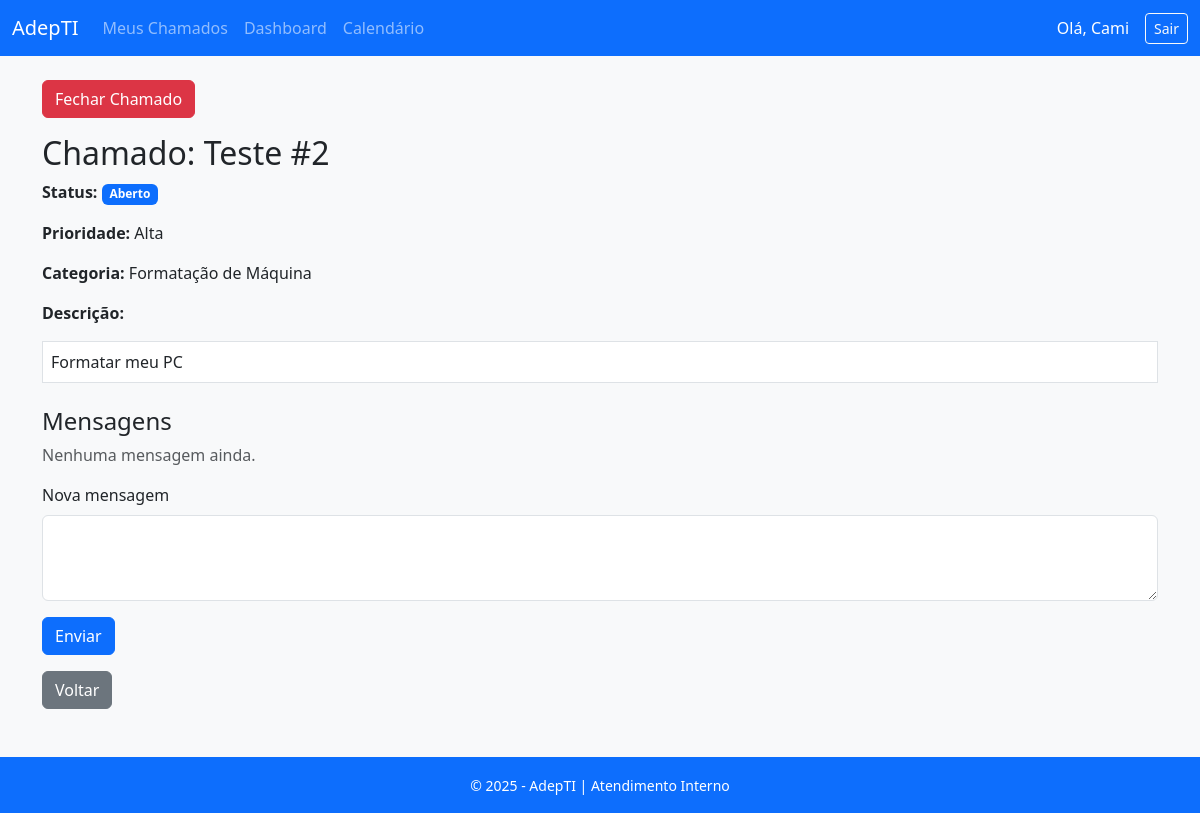
/chamado/2/ (signed in), run on an earlier commit of the app's database.
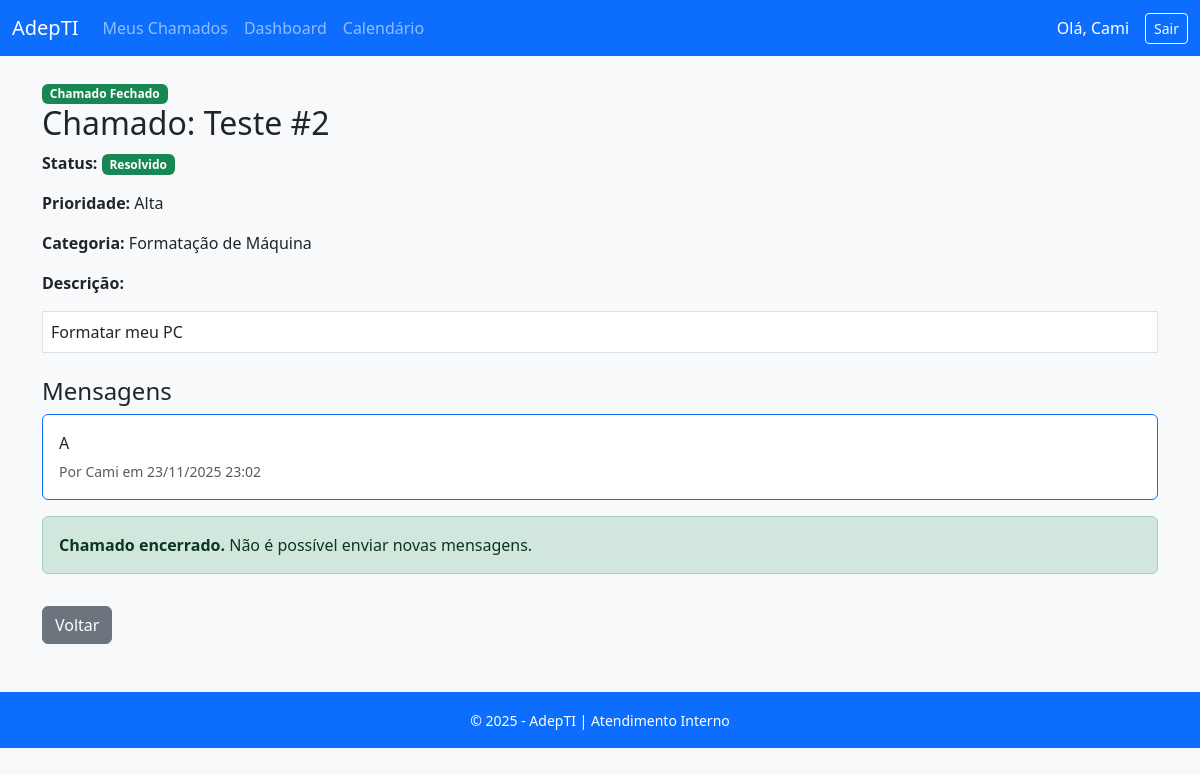
And on a later commit of the database.
### atendimento/models.py (models this page shows, shortened)
class Mensagem(models.Model):
    chamado = models.ForeignKey(Chamado, on_delete=models.CASCADE, related_name='mensagens')
    autor = models.ForeignKey(settings.AUTH_USER_MODEL, on_delete=models.CASCADE)
    texto = models.TextField()
    data_envio = models.DateTimeField(auto_now_add=True)

class Usuario(AbstractUser):
    TIPOS_USUARIO = (('administrativo', 'Administrativo'), ('atendente', 'Atendente'), ('cliente', 'Cliente'),)
    tipo = models.CharField(max_length=20, choices=TIPOS_USUARIO, default='cliente', verbose_name='Tipo de Usuário')
    categoria = models.ForeignKey(Categoria, on_delete=models.SET_NULL, null=True, blank=True)

### atendimento/views.py (the view, shortened to what this page needs)
# urls.py: path('chamado/<int:id>/', views.chamado_detalhes, name='chamado_detalhes'),
@login_required
def chamado_detalhes(request, id):
    chamado = get_object_or_404(Chamado, id=id)
    user = request.user
    if user.tipo == 'cliente' and chamado.usuario != user:
        messages.error(request, "Você não tem permissão para ver este chamado.")
        return redirect('index')
    mensagens = chamado.mensagens.order_by('data_envio')
    return render(request, 'atendimento/chamado_detalhes.html', {
        'chamado': chamado,
        'mensagens': mensagens
    })

### atendimento/models.py (called while the page is built)
    def __str__(self):
        return self.nome

### atendimento/templates/atendimento/chamado_detalhes.html (shortened to what this page needs)
{% extends 'atendimento/base.html' %}
{% block content %}
{% if user.tipo == "atendente" or user.tipo == "administrativo" %}
  {% if chamado.status != "resolvido" %}
    <button id="btnMostrarForm" class="btn btn-danger mb-3">Fechar Chamado</button>
  {% else %}
    <span class="badge bg-success">Chamado Fechado</span>
  {% endif %}
{% endif %}
<h2>Chamado: {{ chamado.titulo }}</h2>
<p><strong>Status:</strong>
  {% if chamado.status == 'aberto' %}
    <span class="badge bg-primary">Aberto</span>
  {% elif chamado.status == 'andamento' %}
    <span class="badge bg-warning text-dark">Em andamento</span>
  {% elif chamado.status == 'resolvido' %}
    <span class="badge bg-success">Resolvido</span>
  {% endif %}
</p>
<p><strong>Prioridade:</strong> {{ chamado.get_prioridade_display }}</p>
<p><strong>Categoria:</strong> {{ chamado.categoria }}</p>
<p><strong>Descrição:</strong></p>
<div class="border p-2 mb-4 bg-white">{{ chamado.descricao }}</div>
<h4>Mensagens</h4>
<div id='mensagens-container' class="mb-3">
    {% for msg in mensagens %}
    <div class="card mb-2 {% if msg.autor == user %}border-primary{% else %}border-secondary{% endif %}">
        <div class="card-body">
            <p class="mb-1">{{ msg.texto }}</p>
            <small class="text-muted">
                Por {{ msg.autor.username }} em {{ msg.data_envio|date:"d/m/Y H:i" }}
            </small>
        </div>
    </div>
    {% empty %}
    <p class="text-muted">Nenhuma mensagem ainda.</p>
    {% endfor %}
</div>
{% if chamado.status != "resolvido" %}
    <form method="POST">
        <div class="mb-3">
            <label for="mensagem" class="form-label">Nova mensagem</label>
            <textarea name="mensagem" id="mensagem" class="form-control" rows="3" required></textarea>
        </div>
        <button type="submit" class="btn btn-primary">Enviar</button>
    </form>
{% else %}
    <div class="alert alert-success mt-3">
        <strong>Chamado encerrado.</strong> Não é possível enviar novas mensagens.
    </div>
{% endif %}
<a href="{% url 'index' %}" class="btn btn-secondary mt-3">Voltar</a>
{% endblock %}

What changed in the data, as far as the page shows it:
changed Chamado "Teste #2": status "aberto" → "resolvido" (drawn)
added Mensagem: texto "A", autor.username "Cami", data_envio "23/11/2025 23:02"
Also different on the page:
text no longer shown: "Fechar Chamado Aberto Nenhuma mensagem ainda. Nova mensagem Enviar"
text now shown: "Chamado Fechado Resolvido Chamado encerrado. Não é possível enviar novas mensagens."
